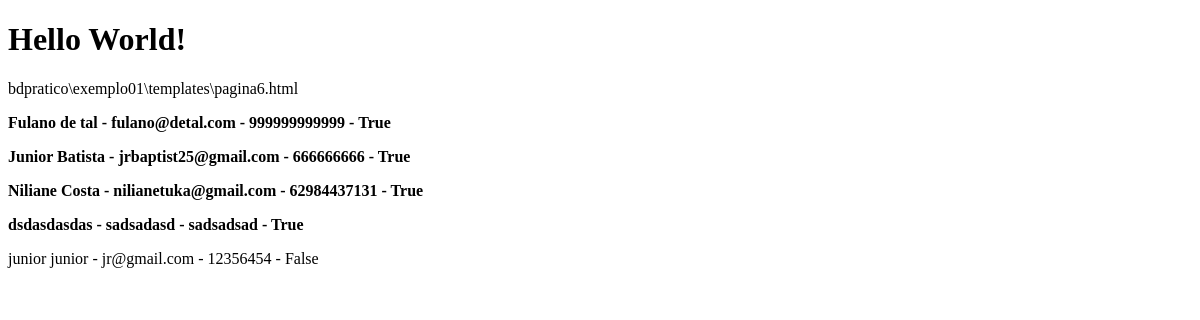
Page /pagina6 on the earlier database version.
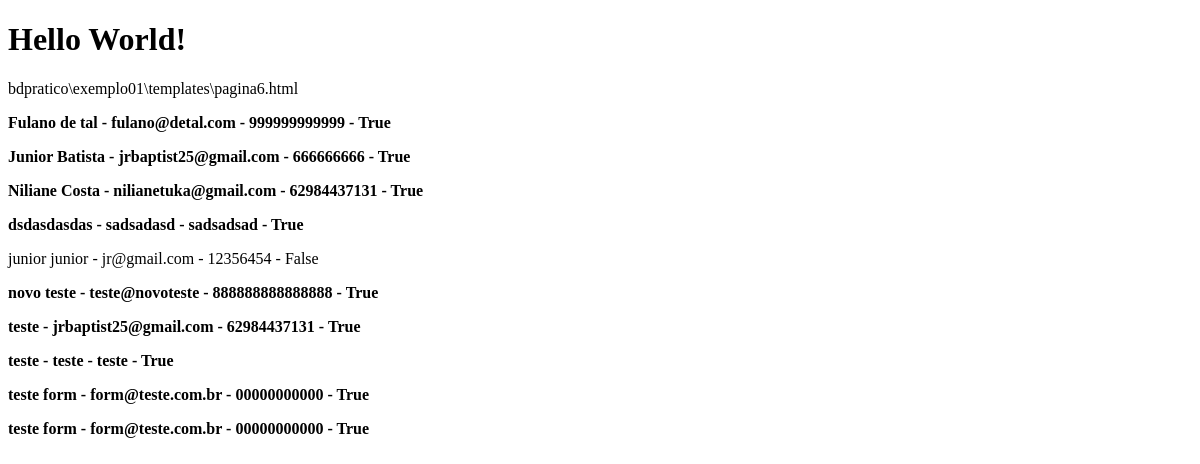
Same page on the later database version.
### exemplo01/models.py (models this page shows, shortened)
class pessoa(models.Model):
    nome = models.CharField(max_length=50, null = False, blank = False, verbose_name = 'Nome')
    email = models.CharField(max_length=50, null = False, blank = False, verbose_name = 'eMail')
    celular = models.CharField(max_length=20, null = True, blank = True, verbose_name = 'celular')
    funcao = models.CharField(max_length=30, null = True, blank = True, verbose_name = 'Funcao')
    nascimento = models.DateField(null = False, blank = False, default ='1990-01-01', verbose_name = 'Nascimento')
    ativo = models.BooleanField(default = True, verbose_name = 'Ativo')
    class Meta:
        ordering = ['nome','funcao']

### exemplo01/views.py (the view)
# urls.py: path('pagina6', views.pagina6, name = 'pagina6_alias'),
def pagina6(request):
    from .models import pessoa
    dicionario = {}
    registros = pessoa.objects.all()
    dicionario['pessoas'] = registros
    return render(request, 'pagina6.html', dicionario)

### exemplo01/templates/pagina6.html (shortened to what this page needs)
<!DOCTYPE html>
<html lang="en">
    <head>
    </head>
    <body>
        <h1>Hello World!</h1>
        <p>bdpratico\exemplo01\templates\pagina6.html</p>
        {% for regs in pessoas %}
            <p>
                {% if regs.ativo %}
                    <strong>
                        {{ regs.nome }} - {{ regs.email }} - {{ regs.celular }} - {{ regs.ativo}}
                    </strong>
                {% else %}
                    {{ regs.nome }} - {{ regs.email }} - {{ regs.celular }} - {{ regs.ativo}}
                {% endif %}
            </p>
        {% endfor %}
    </body>
</html>

Differences in the rows shown:
added pessoa: nome "novo teste", email "teste@novoteste", celular "888888888888888", ativo "True"
added pessoa: nome "teste", email "jrbaptist25@gmail.com", celular "62984437131", ativo "True"
added pessoa: nome "teste", email "teste", celular "teste", ativo "True"
added pessoa: nome "teste form", email "form@teste.com.br", celular "00000000000", ativo "True"
added pessoa: nome "teste form", email "form@teste.com.br", celular "00000000000", ativo "True"
